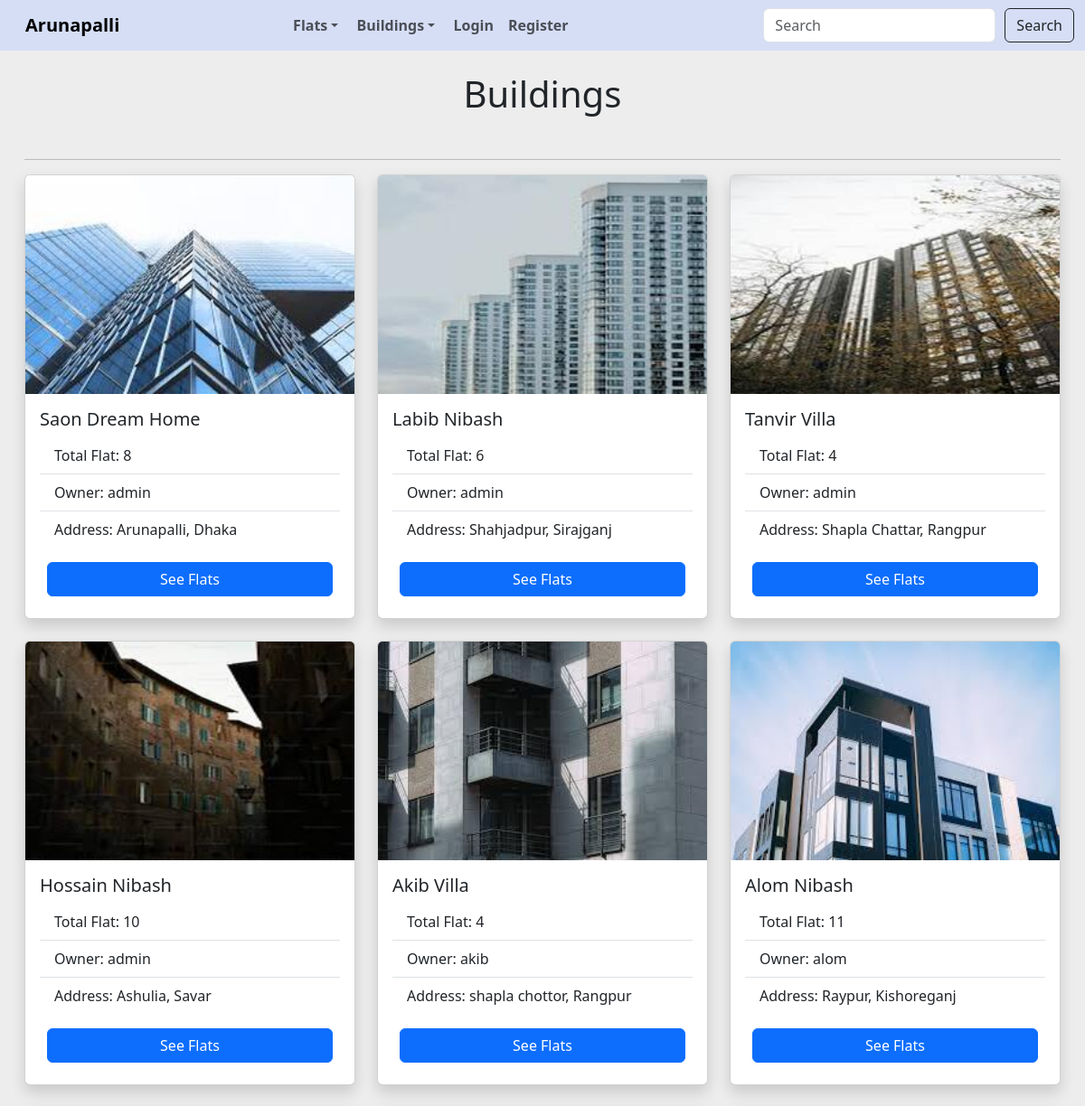
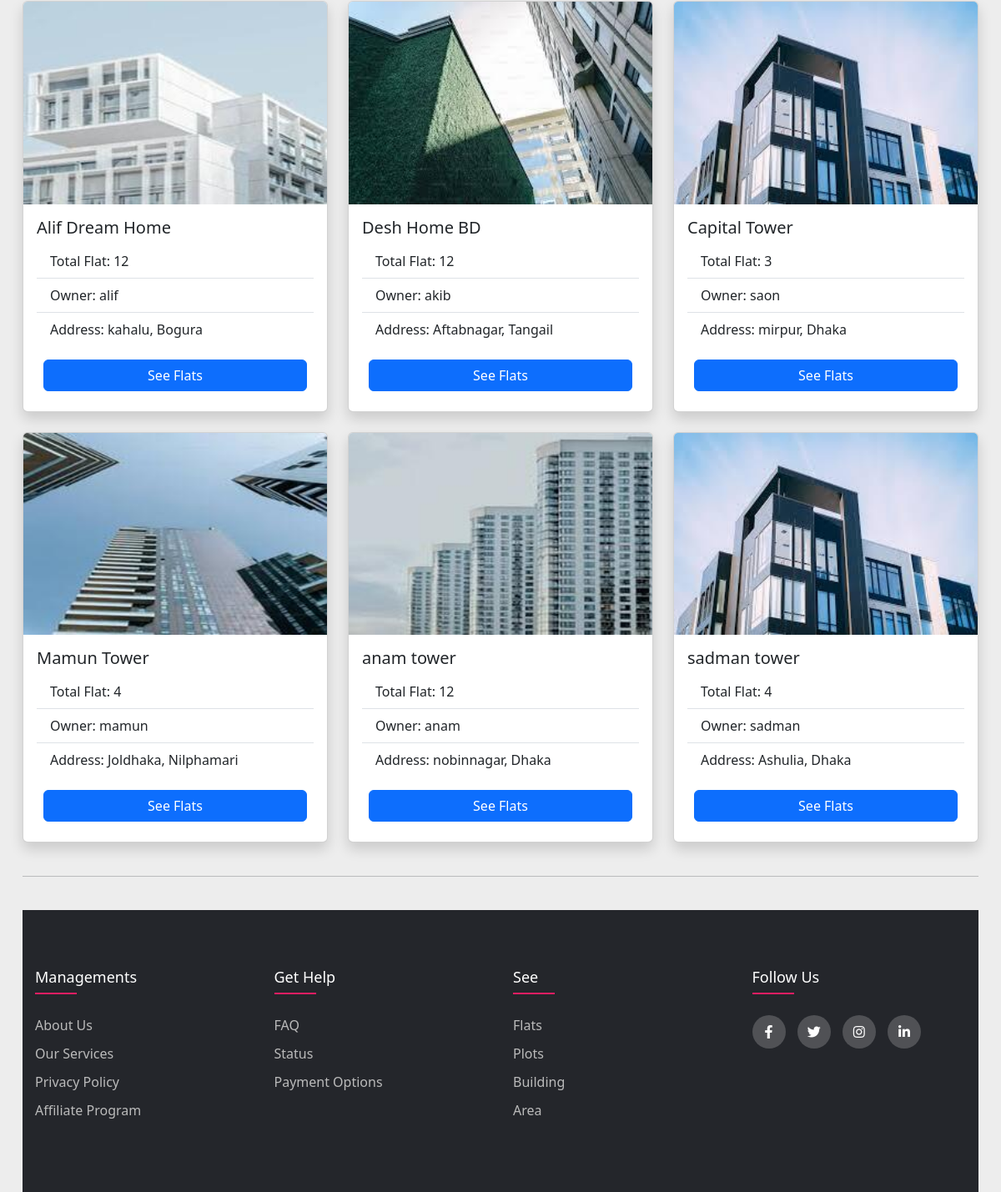
The page /show_buildings on the database its author committed (2 pictures, top to bottom).
### tenant/models.py (models this page shows)
class Building(models.Model):
    name = models.CharField(max_length=100)
    Location = models.CharField(max_length=100)
    District = models.CharField(max_length=100)
    post_code = models.CharField(max_length=10)
    total_flat = models.IntegerField()
    owner = models.ForeignKey(User, on_delete=models.CASCADE)
    building_image = models.ImageField(upload_to='images/', blank=True, null=True)
    def __str__(self):
        return self.name

### tenant/views.py (the view)
# urls.py: path('show_buildings', views.show_buildings, name='show-buildings'),
def show_buildings(request):
    buildings = Building.objects.all()
    return render(request, 'tenants/show_buildings.html', {'buildings': buildings})

### tenant/templates/tenants/show_buildings.html
{% extends "tenants/base.html" %}
{% block content %}
<br>
<center>
    <h1>Buildings</h1>
</center>
    <br>
    <hr/>
    <div class="row row-cols-1 row-cols-md-3 g-4 ">
        {% for building in buildings %}
        <div class="col">
          <div class="card shadow">
            <img src="{{ building.building_image.url }}" class="card-img-top" alt="building_image">
            <div class="card-body">
              <h5 class="card-title">{{ building }}</h5>
              <ul class="list-group list-group-flush">
                <li class="list-group-item">Total Flat: {{ building.total_flat }}</li>
                <li class="list-group-item">Owner: {{ building.owner }}</li>
                <li class="list-group-item">Address: {{ building.Location }}, {{ building.District }}</li>
            </div>
            <a href="{% url 'show-flats' building.id %}" class="btn btn-primary mx-4">See Flats</a>
            <br>
          </div>
        </div>
        <br>
        {% endfor %}
      </div>
{% endblock %}

### tenant/templates/tenants/base.html (style rules this page uses)
body { background-color: #f4f4f4; }
* { margin:0; padding:0; box-sizing: border-box; }
.row { display: flex; flex-wrap: wrap; }
ul { list-style: none; }
body { background-color: #EDEDED !important; }

### rows shown on the page
Building: building_image (picture), name "Saon Dream Home", total_flat "8", owner "admin", Location "Arunapalli", District "Dhaka"
Building: building_image (picture), name "Labib Nibash", total_flat "6", owner "admin", Location "Shahjadpur", District "Sirajganj"
Building: building_image (picture), name "Tanvir Villa", total_flat "4", owner "admin", Location "Shapla Chattar", District "Rangpur"
Building: building_image (picture), name "Hossain Nibash", total_flat "10", owner "admin", Location "Ashulia", District "Savar"
Building: building_image (picture), name "Akib Villa", total_flat "4", owner "akib", Location "shapla chottor", District "Rangpur"
Building: building_image (picture), name "Alom Nibash", total_flat "11", owner "alom", Location "Raypur", District "Kishoreganj"
Building: building_image (picture), name "Alif Dream Home", total_flat "12", owner "alif", Location "kahalu", District "Bogura"
Building: building_image (picture), name "Desh Home BD", total_flat "12", owner "akib", Location "Aftabnagar", District "Tangail"
Building: building_image (picture), name "Capital Tower", total_flat "3", owner "saon", Location "mirpur", District "Dhaka"
Building: building_image (picture), name "Mamun Tower", total_flat "4", owner "mamun", Location "Joldhaka", District "Nilphamari"
Building: building_image (picture), name "anam tower", total_flat "12", owner "anam", Location "nobinnagar", District "Dhaka"
Building: building_image (picture), name "sadman tower", total_flat "4", owner "sadman", Location "Ashulia", District "Dhaka"
